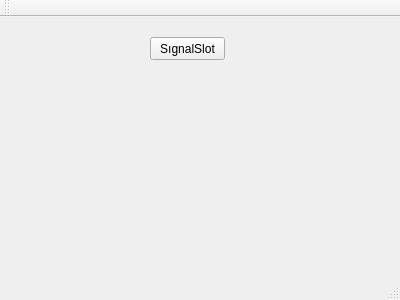
<?xml version="1.0" encoding="UTF-8"?>
<ui version="4.0">
 <class>MainWindow</class>
 <widget class="QMainWindow" name="MainWindow">
  <property name="geometry">
   <rect>
    <x>0</x>
    <y>0</y>
    <width>400</width>
    <height>300</height>
   </rect>
  </property>
  <property name="windowTitle">
   <string>MainWindow</string>
  </property>
  <widget class="QWidget" name="centralWidget">
   <widget class="QPushButton" name="pushButton">
    <property name="geometry">
     <rect>
      <x>150</x>
      <y>20</y>
      <width>75</width>
      <height>23</height>
     </rect>
    </property>
    <property name="text">
     <string>SıgnalSlot</string>
    </property>
   </widget>
  </widget>
  <widget class="QMenuBar" name="menuBar">
   <property name="geometry">
    <rect>
     <x>0</x>
     <y>0</y>
     <width>400</width>
     <height>21</height>
    </rect>
   </property>
  </widget>
  <widget class="QToolBar" name="mainToolBar">
   <attribute name="toolBarArea">
    <enum>TopToolBarArea</enum>
   </attribute>
   <attribute name="toolBarBreak">
    <bool>false</bool>
   </attribute>
  </widget>
  <widget class="QStatusBar" name="statusBar"/>
 </widget>
 <layoutdefault spacing="6" margin="11"/>
 <resources/>
 <connections/>
</ui>
